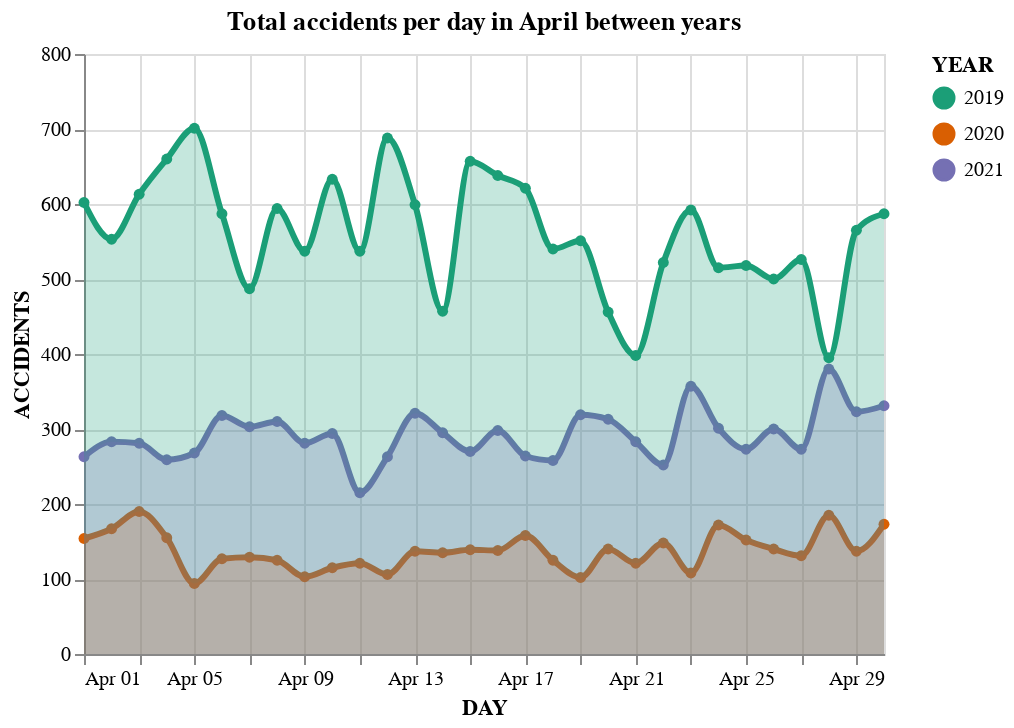

The notebook cell saved with this chart:
### Markdown cell above
Provem a fer modificacions en el primer gràfic, ja que contesta part de les 2 primeres preguntes

### Code cell
# FINAL CHART

baseTotalAccidents = alt.Chart(count_by_day).encode(
    x=alt.X('monthdate(CRASH DATE):T', title='DAY'),
    y=alt.Y('ACCIDENTS:Q', stack=False),
    color=alt.Color('year(CRASH DATE):N', legend=alt.Legend(title='YEAR'), scale=alt.Scale(scheme='dark2')) 
)
chartTotalAccidents = baseTotalAccidents.mark_line(
    strokeWidth=3, opacity=1,interpolate='monotone', point=True
) + baseTotalAccidents.mark_area(
    opacity=0.25, interpolate='monotone'
) 
chartTotalAccidents.properties(title = "Total accidents per day in April between years")

### Figure 1 — Vega-Lite specification as saved in the notebook (floating-point values rounded to 4 significant figures)
{"config": {"view": {"continuousWidth": 400, "continuousHeight": 300}}, "layer": [{"mark": {"type": "line", "interpolate": "monotone", "opacity": 1, "point": true, "strokeWidth": 3}, "encoding": {"color": {"field": "CRASH DATE", "legend": {"title": "YEAR"}, "scale": {"scheme": "dark2"}, "timeUnit": "year", "type": "nominal"}, "x": {"field": "CRASH DATE", "timeUnit": "monthdate", "title": "DAY", "type": "temporal"}, "y": {"field": "ACCIDENTS", "stack": false, "type": "quantitative"}}}, {"mark": {"type": "area", "interpolate": "monotone", "opacity": 0.25}, "encoding": {"color": {"field": "CRASH DATE", "legend": {"title": "YEAR"}, "scale": {"scheme": "dark2"}, "timeUnit": "year", "type": "nominal"}, "x": {"field": "CRASH DATE", "timeUnit": "monthdate", "title": "DAY", "type": "temporal"}, "y": {"field": "ACCIDENTS", "stack": false, "type": "quantitative"}}}], "data": {"name": "data-df7831f4fd4fb221ee03d247ff814ce4"}, "title": "Total accidents per day in April between years", "$schema": "https://vega.github.io/schema/vega-lite/v4.17.0.json", "datasets": {"data-df7831f4fd4fb221ee03d247ff814ce4": [{"CRASH DATE": "2019-04-01", "ACCIDENTS": 602}, {"CRASH DATE": "2019-04-02", "ACCIDENTS": 553}, {"CRASH DATE": "2019-04-03", "ACCIDENTS": 613}, {"CRASH DATE": "2019-04-04", "ACCIDENTS": 660}, {"CRASH DATE": "2019-04-05", "ACCIDENTS": 701}, {"CRASH DATE": "2019-04-06", "ACCIDENTS": 587}, {"CRASH DATE": "2019-04-07", "ACCIDENTS": 487}, {"CRASH DATE": "2019-04-08", "ACCIDENTS": 594}, {"CRASH DATE": "2019-04-09", "ACCIDENTS": 537}, {"CRASH DATE": "2019-04-10", "ACCIDENTS": 633}, {"CRASH DATE": "2019-04-11", "ACCIDENTS": 537}, {"CRASH DATE": "2019-04-12", "ACCIDENTS": 688}, {"CRASH DATE": "2019-04-13", "ACCIDENTS": 599}, {"CRASH DATE": "2019-04-14", "ACCIDENTS": 457}, {"CRASH DATE": "2019-04-15", "ACCIDENTS": 657}, {"CRASH DATE": "2019-04-16", "ACCIDENTS": 638}, {"CRASH DATE": "2019-04-17", "ACCIDENTS": 621}, {"CRASH DATE": "2019-04-18", "ACCIDENTS": 540}, {"CRASH DATE": "2019-04-19", "ACCIDENTS": 551}, {"CRASH DATE": "2019-04-20", "ACCIDENTS": 456}, {"CRASH DATE": "2019-04-21", "ACCIDENTS": 398}, {"CRASH DATE": "2019-04-22", "ACCIDENTS": 522}, {"CRASH DATE": "2019-04-23", "ACCIDENTS": 592}, {"CRASH DATE": "2019-04-24", "ACCIDENTS": 515}, {"CRASH DATE": "2019-04-25", "ACCIDENTS": 518}, {"CRASH DATE": "2019-04-26", "ACCIDENTS": 500}, {"CRASH DATE": "2019-04-27", "ACCIDENTS": 526}, {"CRASH DATE": "2019-04-28", "ACCIDENTS": 395}, {"CRASH DATE": "2019-04-29", "ACCIDENTS": 565}, {"CRASH DATE": "2019-04-30", "ACCIDENTS": 587}, {"CRASH DATE": "2020-04-01", "ACCIDENTS": 154}, {"CRASH DATE": "2020-04-02", "ACCIDENTS": 167}, {"CRASH DATE": "2020-04-03", "ACCIDENTS": 190}, {"CRASH DATE": "2020-04-04", "ACCIDENTS": 155}, {"CRASH DATE": "2020-04-05", "ACCIDENTS": 94}, {"CRASH DATE": "2020-04-06", "ACCIDENTS": 127}, {"CRASH DATE": "2020-04-07", "ACCIDENTS": 129}, {"CRASH DATE": "2020-04-08", "ACCIDENTS": 125}, {"CRASH DATE": "2020-04-09", "ACCIDENTS": 103}, {"CRASH DATE": "2020-04-10", "ACCIDENTS": 115}, {"CRASH DATE": "2020-04-11", "ACCIDENTS": 121}, {"CRASH DATE": "2020-04-12", "ACCIDENTS": 106}, {"CRASH DATE": "2020-04-13", "ACCIDENTS": 137}, {"CRASH DATE": "2020-04-14", "ACCIDENTS": 135}, {"CRASH DATE": "2020-04-15", "ACCIDENTS": 139}, {"CRASH DATE": "2020-04-16", "ACCIDENTS": 138}, {"CRASH DATE": "2020-04-17", "ACCIDENTS": 158}, {"CRASH DATE": "2020-04-18", "ACCIDENTS": 125}, {"CRASH DATE": "2020-04-19", "ACCIDENTS": 102}, {"CRASH DATE": "2020-04-20", "ACCIDENTS": 140}, {"CRASH DATE": "2020-04-21", "ACCIDENTS": 121}, {"CRASH DATE": "2020-04-22", "ACCIDENTS": 148}, {"CRASH DATE": "2020-04-23", "ACCIDENTS": 108}, {"CRASH DATE": "2020-04-24", "ACCIDENTS": 172}, {"CRASH DATE": "2020-04-25", "ACCIDENTS": 152}, {"CRASH DATE": "2020-04-26", "ACCIDENTS": 140}, {"CRASH DATE": "2020-04-27", "ACCIDENTS": 131}, {"CRASH DATE": "2020-04-28", "ACCIDENTS": 185}, {"CRASH DATE": "2020-04-29", "ACCIDENTS": 137}, {"CRASH DATE": "2020-04-30", "ACCIDENTS": 173}, {"CRASH DATE": "2021-04-01", "ACCIDENTS": 263}, {"CRASH DATE": "2021-04-02", "ACCIDENTS": 283}, {"CRASH DATE": "2021-04-03", "ACCIDENTS": 281}, {"CRASH DATE": "2021-04-04", "ACCIDENTS": 259}, {"CRASH DATE": "2021-04-05", "ACCIDENTS": 268}, {"CRASH DATE": "2021-04-06", "ACCIDENTS": 318}, {"CRASH DATE": "2021-04-07", "ACCIDENTS": 303}, {"CRASH DATE": "2021-04-08", "ACCIDENTS": 310}, {"CRASH DATE": "2021-04-09", "ACCIDENTS": 281}, {"CRASH DATE": "2021-04-10", "ACCIDENTS": 294}, {"CRASH DATE": "2021-04-11", "ACCIDENTS": 215}, {"CRASH DATE": "2021-04-12", "ACCIDENTS": 263}, {"CRASH DATE": "2021-04-13", "ACCIDENTS": 321}, {"CRASH DATE": "2021-04-14", "ACCIDENTS": 295}, {"CRASH DATE": "2021-04-15", "ACCIDENTS": 270}, {"CRASH DATE": "2021-04-16", "ACCIDENTS": 298}, {"CRASH DATE": "2021-04-17", "ACCIDENTS": 264}, {"CRASH DATE": "2021-04-18", "ACCIDENTS": 258}, {"CRASH DATE": "2021-04-19", "ACCIDENTS": 319}, {"CRASH DATE": "2021-04-20", "ACCIDENTS": 313}, {"CRASH DATE": "2021-04-21", "ACCIDENTS": 283}, {"CRASH DATE": "2021-04-22", "ACCIDENTS": 252}, {"CRASH DATE": "2021-04-23", "ACCIDENTS": 357}, {"CRASH DATE": "2021-04-24", "ACCIDENTS": 301}, {"CRASH DATE": "2021-04-25", "ACCIDENTS": 273}, {"CRASH DATE": "2021-04-26", "ACCIDENTS": 300}, {"CRASH DATE": "2021-04-27", "ACCIDENTS": 273}, {"CRASH DATE": "2021-04-28", "ACCIDENTS": 380}, {"CRASH DATE": "2021-04-29", "ACCIDENTS": 323}, {"CRASH DATE": "2021-04-30", "ACCIDENTS": 331}]}}
